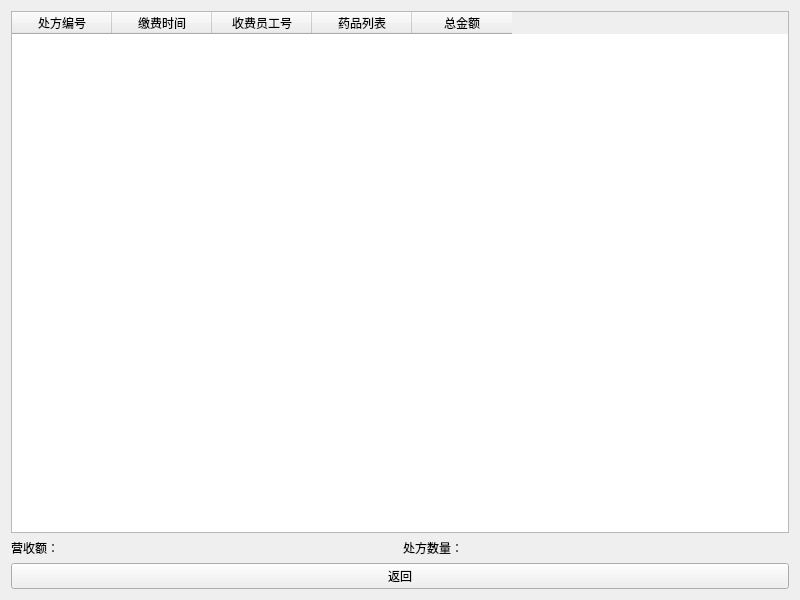
<?xml version="1.0" encoding="UTF-8"?>
<ui version="4.0">
 <class>RevenueWindow</class>
 <widget class="QWidget" name="RevenueWindow">
  <property name="geometry">
   <rect>
    <x>0</x>
    <y>0</y>
    <width>800</width>
    <height>600</height>
   </rect>
  </property>
  <property name="windowTitle">
   <string>查看营收</string>
  </property>
  <layout class="QGridLayout" name="gridLayout">
   <item row="0" column="0">
    <layout class="QGridLayout" name="gridLayout_2">
     <item row="0" column="0">
      <widget class="QTableWidget" name="RecordTable">
       <property name="editTriggers">
        <set>QAbstractItemView::EditTrigger::NoEditTriggers</set>
       </property>
       <property name="alternatingRowColors">
        <bool>true</bool>
       </property>
       <column>
        <property name="text">
         <string>处方编号</string>
        </property>
       </column>
       <column>
        <property name="text">
         <string>缴费时间</string>
        </property>
       </column>
       <column>
        <property name="text">
         <string>收费员工号</string>
        </property>
       </column>
       <column>
        <property name="text">
         <string>药品列表</string>
        </property>
       </column>
       <column>
        <property name="text">
         <string>总金额</string>
        </property>
       </column>
      </widget>
     </item>
     <item row="1" column="0">
      <layout class="QVBoxLayout" name="verticalLayout">
       <item>
        <layout class="QHBoxLayout" name="horizontalLayout">
         <item>
          <widget class="QLabel" name="RevenueLabel">
           <property name="text">
            <string>营收额：</string>
           </property>
          </widget>
         </item>
         <item>
          <widget class="QLabel" name="AmountLabel">
           <property name="text">
            <string>处方数量：</string>
           </property>
          </widget>
         </item>
        </layout>
       </item>
       <item>
        <widget class="QPushButton" name="BackButton">
         <property name="text">
          <string>返回</string>
         </property>
        </widget>
       </item>
      </layout>
     </item>
    </layout>
   </item>
  </layout>
 </widget>
 <resources/>
 <connections/>
</ui>
